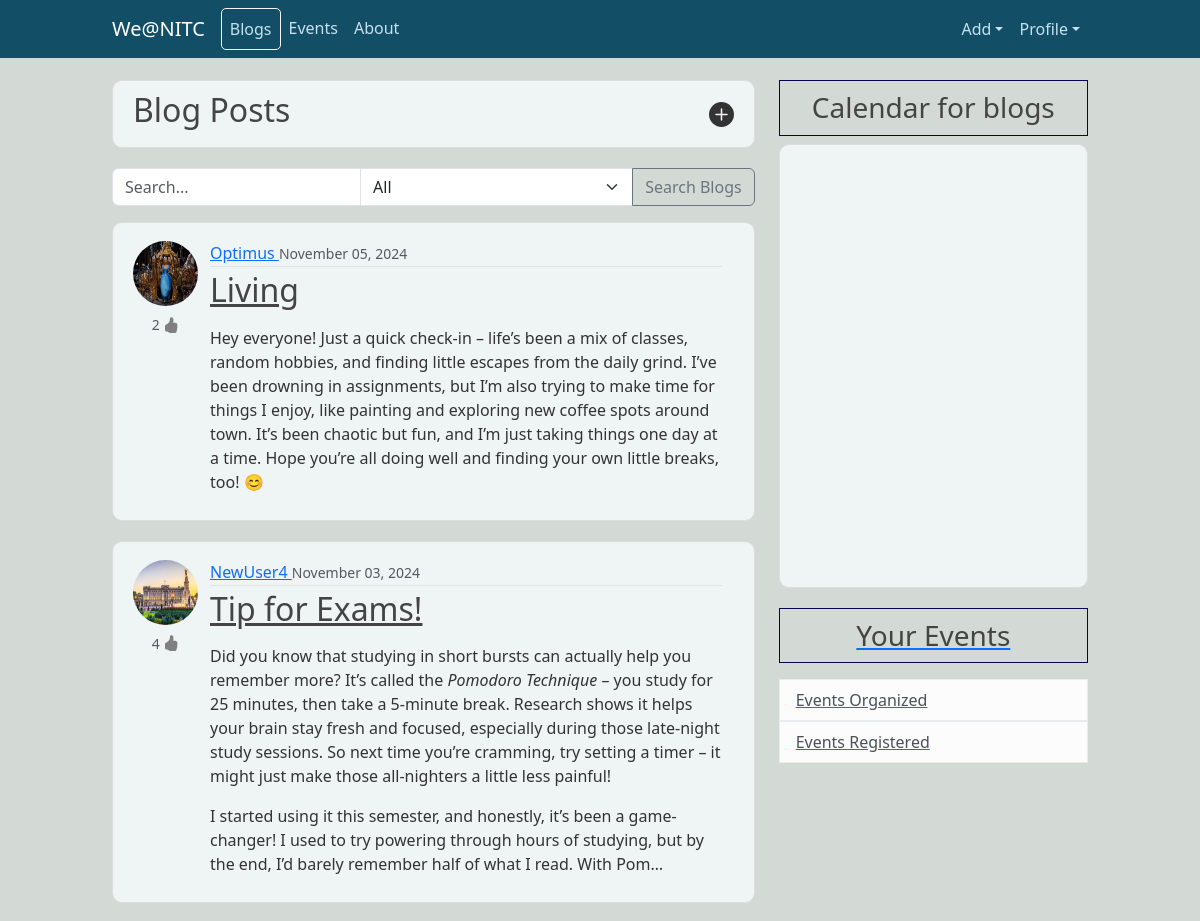
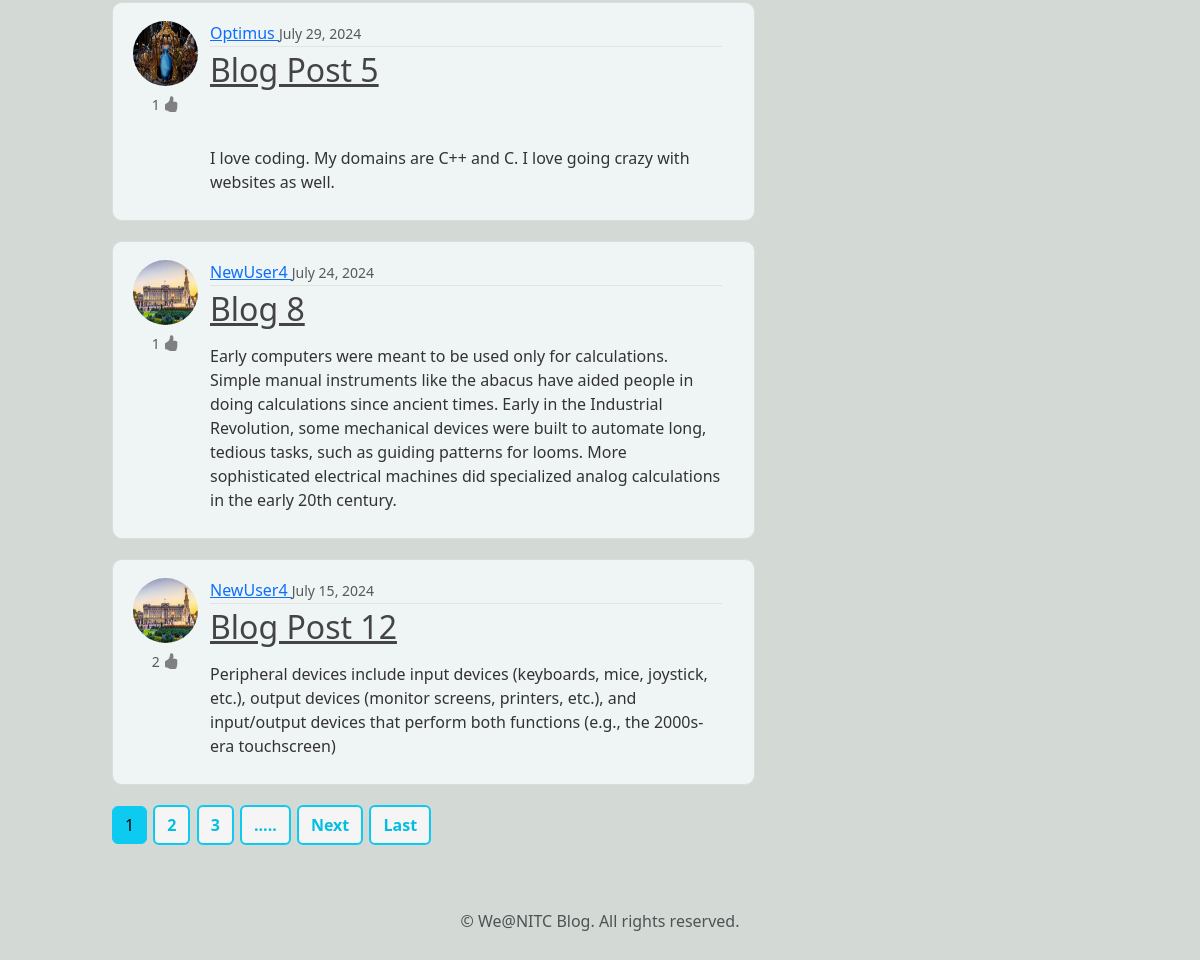
/ (signed in), run on the app's committed database (2 pictures, top to bottom).
### blog/models.py (models this page shows, shortened)
class Post(models.Model):
    title = models.CharField(max_length=100)
    content = CKEditor5Field(null = True,blank=True, config_name='extends')
    date_posted=models.DateTimeField(default=timezone.now) # not putting now() because we need the actual function as default value
    author = models.ForeignKey(User,on_delete=models.CASCADE) #delete post when user is deleted
    likes= models.ManyToManyField(User,blank=True,null=True,related_name='liked_posts')

### users/models.py (models this page shows, shortened)
class Profile(models.Model):
    user=models.OneToOneField(User,on_delete=models.CASCADE)
    image= models.ImageField(default='default.jpg', upload_to='profile_pics')
    about= CKEditor5Field(null = True,default= 'Hi There', config_name='extends')

### blog/views.py (the view)
# urls.py: path('',PostListView.as_view(), name='blog-home'),
class PostListView(LoginRequiredMixin,ListView):
    model = Post #Which model to query to get list
    template_name='blog/home.html'   # <app> / <model>_<viewtype>.html
    context_object_name = 'posts' # object_name was by default object_list
    ordering = ['-date_posted'] #default oldest -> newest
    paginate_by = 5
    def get_context_data(self, **kwargs):
        context = super().get_context_data(**kwargs)
        context['cal'] = 'blogs'
        context['title'] = 'Blogs'
        return context

### blog/templates/blog/home.html (shortened to what this page needs)
{% extends "blog/base.html"%}
{% block content%}
<article class="media content-section d-flex justify-content-between align-items-center" >
  <h2 class="d-flex align-items-center">
    Blog Posts
  </h2>
  <a href="{% url 'post-create' %}" class="ml-2 text-decoration-none" style="color: inherit;">
    <svg xmlns="http://www.w3.org/2000/svg" width="25" height="25" fill="currentColor" class="bi bi-plus-circle-fill right" viewBox="0 0 16 16">
      <path d="M16 8A8 8 0 1 1 0 8a8 8 0 0 1 16 0M8.5 4.5a.5.5 0 0 0-1 0v3h-3a.5.5 0 0 0 0 1h3v3a.5.5 0 0 0 1 0v-3h3a.5.5 0 0 0 0-1h-3z"/>
    </svg>
  </a>
</article>
<form class="media" method="get" action="{% url 'blog_search' %}" id="searchForm">
  <div class="input-group">
      <input type="text" name="q" class="form-control" placeholder="Search...">
      <select name="type" class="form-select">
          <option value="all">All</option>
      </select>
      <button type="submit" class="btn btn-outline-secondary">Search Blogs</button>
  </div>
</form>
    {% for post in posts %}
    <article class="media content-section d-flex align-items-start" >
      <div class="row w-100 mt-2">
        <div class="col-auto d-flex flex-column align-items-center">
          <a href="{% url 'user-posts' post.author.username %}"><img class="rounded-circle article-img mb-2 " src="{{ post.author.profile.image.url }}" style="margin-right: 0%;"></a>
          <small class="text-muted"> {{post.likes.count}}
          </small>
          </div>
            <div class="col" style="padding: 0%;">
                <div class="media-body">
                    <div class="article-metadata">
                        <a class="mr-2" href="{% url 'user-posts' post.author.username %}">
                            {{ post.author }}
                        </a>
                        <small class="text-muted">{{ post.date_posted|date:"F d, Y" }}</small>
                    </div>
                    <h2><a class="article-title" href="{% url 'post-detail' post.id %}">{{ post.title }}</a></h2>
                    <p class="article-content">{{ post.content|truncatechars:600|safe }}</p>
                </div>
            </div>
        </div>
      </article>
    {% endfor %}
    {% if is_paginated %}
      {% for num in page_obj.paginator.page_range %}
        {% if page_obj.number == num %}
            <a class="btn btn-info mb-4" href="?page={{ num }}">{{ num }}</a>
        {% elif num > page_obj.number|add:'-3' and num < page_obj.number|add:'3' %}
            <a class="btn btn-outline-info btn-outline-custom btn-outline-custom_1 mb-4" href="?page={{ num }}">{{ num }}</a>
        {% endif %}
      {% endfor %}
      {% if page_obj.has_next %}
        <div class="btn btn-outline-info btn-outline-custom btn-outline-custom_1 mb-4">.....</div>
        <a class="btn btn-outline-info btn-outline-custom btn-outline-custom_1 mb-4" href="?page={{ page_obj.next_page_number }}">Next</a>
        <a class="btn btn-outline-info btn-outline-custom btn-outline-custom_1 mb-4" href="?page={{ page_obj.paginator.num_pages }}">Last</a>
      {% endif %}
    {% endif %}
{% endblock content %}

### blog/static/blog/main.css (style rules this page uses)
body { background: #fafafa; color: #333333; margin-top: 5rem; }
h1, h2, h3, h4, h5, h6 { color: #444444; }
.content-section,.about_content { background: hsl(190, 23%, 95%); padding: 10px 20px; border: 1px solid #dddddd; border-radius: 10px; margin-bottom: 20px; transition: all 0.3s ease; }
.article-title { color: #444444; }
.article-content { white-space: pre-line; }
.article-img { height: 65px; width: 65px; }
.article-metadata { padding-bottom: 1px; margin-bottom: 4px; border-bottom: 1px solid #e3e3e3 }
body { background-color: #D3D9D4; }
.btn-outline-custom { color: #04bde2 !important; font-weight:600 !important; margin-left: 2px !important; border-width: 2 !important; }
.btn-outline-custom_1 { background-color: whitesmoke !important; }

### blog/templates/blog/base.html (style rules this page uses)
.article-img { transition: all 0.3s ease !important; }

### data on the page
Post: author.profile.image (picture), likes.count "2", author "Optimus", date_posted "November 05, 2024", title "Living", content "Hey everyone! Just a quick check-in – life’s been a mix of classes, random hobbies, and finding little escapes from the daily grind. I’ve been drowning in assignments, but I’m also trying to make time for things I enjoy, like painting and exploring new coffee spots around town. It’s been chaotic but fun, and I’m just taking things one day at a time. Hope you’re all doing well and finding your own little breaks, too! 😊"
Post: author.profile.image (picture), likes.count "4", author "NewUser4", date_posted "November 03, 2024", title "Tip for Exams!", content "Did you know that studying in short bursts can actually help you remember more? It’s called the Pomodoro Technique – you study for 25 minutes, then take a 5-minute break. Research shows it helps your brain stay fresh and focused, especially during those late-night study sessions. So next time you’re cramming, try setting a timer – it might just make those all-nighters a little less painful! I started using it this semester, and honestly, it’s been a game-changer! I used to try powering through hours of studying, but by the end, I’d barely remember half of what I read. With Pom…"
Post: author.profile.image (picture), likes.count "1", author "Optimus", date_posted "July 29, 2024", title "Blog Post 5", content "I love coding. My domains are C++ and C. I love going crazy with websites as well."
Post: author.profile.image (picture), likes.count "1", author "NewUser4", date_posted "July 24, 2024", title "Blog 8", content "Early computers were meant to be used only for calculations. Simple manual instruments like the abacus have aided people in doing calculations since ancient times. Early in the Industrial Revolution, some mechanical devices were built to automate long, tedious tasks, such as guiding patterns for looms. More sophisticated electrical machines did specialized analog calculations in the early 20th century."
Post: author.profile.image (picture), likes.count "2", author "NewUser4", date_posted "July 15, 2024", title "Blog Post 12", content "Peripheral devices include input devices (keyboards, mice, joystick, etc.), output devices (monitor screens, printers, etc.), and input/output devices that perform both functions (e.g., the 2000s-era touchscreen)"

### other printed values
{{ num }} "1"
{{ num }} "2" "3"
{{ cal }} "blogs"
